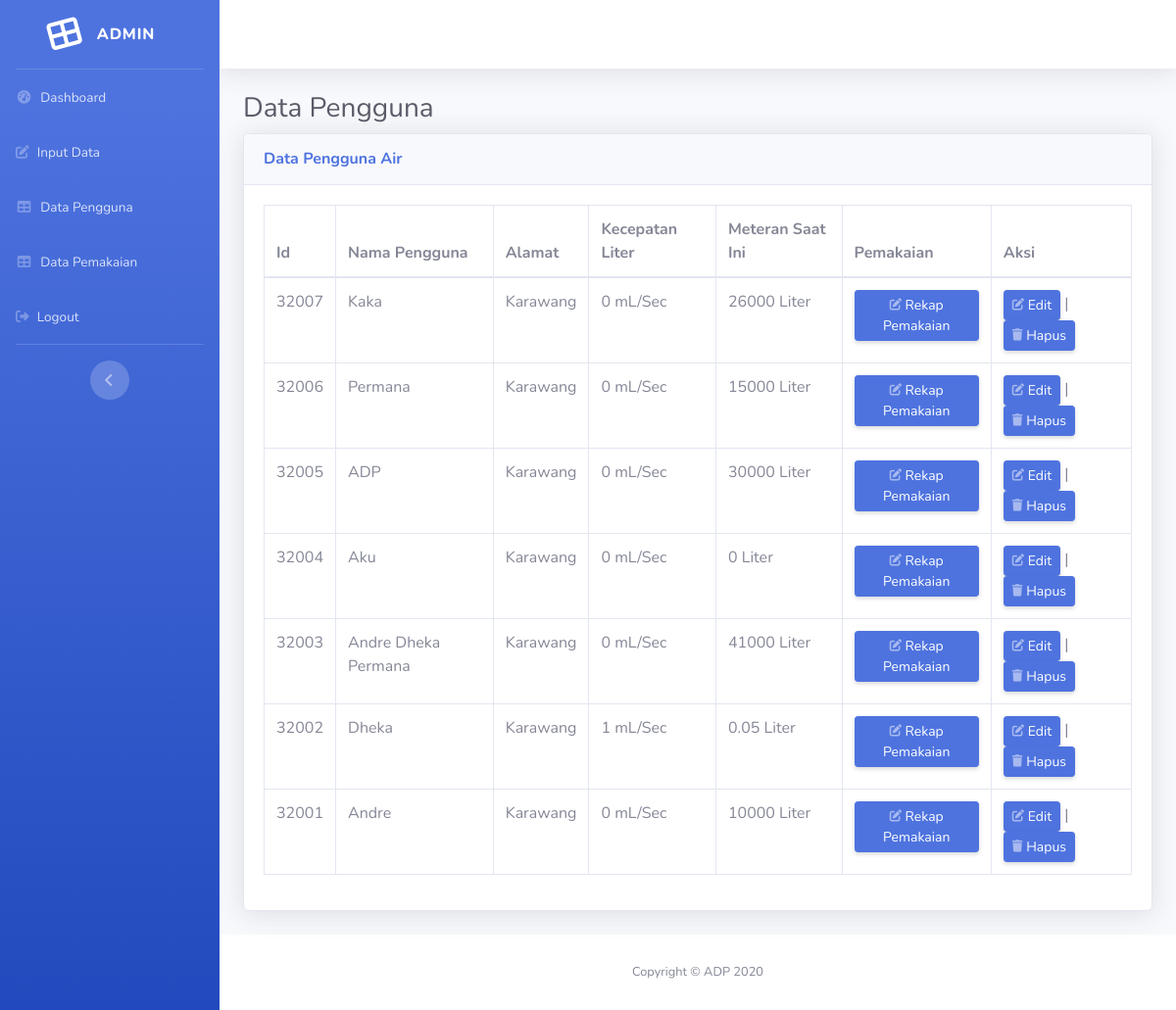
Page /ProjekTA20/tabel_pengguna.php on the committed database.
### tables this page shows
CREATE TABLE `data_alatsensor` (
  `id` int(255) NOT NULL,
  `kec_air` int(255) NOT NULL,
  `total_liter` float NOT NULL
);

CREATE TABLE `data_pengguna` (
  `no` int(255) NOT NULL,
  `id` varchar(255) NOT NULL,
  `nama_pengguna` varchar(255) NOT NULL,
  `alamat` varchar(255) NOT NULL
);

### ProjekTA20/tabel_pengguna.php (the view, shortened to what this page needs)
<?php
include ("koneksi.php");
?>
<!DOCTYPE html>
<html lang="en">
<head>
  <link href="vendor/fontawesome-free/css/all.min.css" rel="stylesheet" type="text/css">
  <link href="css/sb-admin-2.min.css" rel="stylesheet">
  <link href="vendor/datatables/dataTables.bootstrap4.min.css" rel="stylesheet">
</head>
<body id="page-top">
  <div id="wrapper">
    <ul class="navbar-nav bg-gradient-primary sidebar sidebar-dark accordion" id="accordionSidebar">
     <a class="sidebar-brand d-flex align-items-center justify-content-center" href="home.php">
        <div class="sidebar-brand-icon rotate-n-15">
          <i class="fas fa-th-large"></i>
        </div>
        <div class="sidebar-brand-text mx-3">ADMIN<sup></sup></div>
      </a>
      <hr class="sidebar-divider my-0">
      <li class="nav-item">
        <a class="nav-link" href="home.php">
          <i class="fas fa-fw fa-tachometer-alt"></i>
          <span>Dashboard</span></a>
      </li>
       <li class="nav-item">
        <a class="nav-link" href="input_data.php">
          <i class="fas fa-edit"></i>
          <span>Input Data</span></a>
      </li>
      <li class="nav-item">
        <a class="nav-link" href="tabel_pengguna.php">
          <i class="fas fa-fw fa-table"></i>
          <span>Data Pengguna</span></a>
      </li>
      <li class="nav-item">
        <a class="nav-link" href="tabel_pemakaian.php">
          <i class="fas fa-fw fa-table"></i>
          <span>Data Pemakaian</span></a>
      </li>
      <li class="nav-item">
        <a class="nav-link" href="index.php">
          <i class="fas fa-sign-out-alt"></i>
          <span>Logout</span></a>
      </li>
      <hr class="sidebar-divider d-none d-md-block">
      <div class="text-center d-none d-md-inline">
        <button class="rounded-circle border-0" id="sidebarToggle"></button>
      </div>
    </ul>
    <div id="content-wrapper" class="d-flex flex-column">
      <div id="content">
        <nav class="navbar navbar-expand navbar-light bg-white topbar mb-4 static-top shadow">
        </nav>
        <div class="container-fluid">
          <h1 class="h3 mb-2 text-gray-800">Data Pengguna</h1>
          <div class="card shadow mb-4">
            <div class="card-header py-3">
              <h6 class="m-0 font-weight-bold text-primary">Data Pengguna Air</h6>
            </div>
            <div class="card-body">
              <div class="table-responsive">
                <table class="table table-bordered" id="dataTable" width="100%" cellspacing="0">
                  <thead>
       <tr>
           <th>Id</th>
           <th>Nama Pengguna</th>
           <th>Alamat</th>
           <th>Kecepatan Liter</th>
           <th>Meteran Saat Ini</th>
           <th>Pemakaian</th>
           <th>Aksi</th>
       </tr>
       </thead>
       <tbody>
<?php
      $ambildata=mysqli_query($koneksi, "SELECT * FROM data_alatsensor INNER JOIN data_pengguna ON data_alatsensor.id = data_pengguna.id order by data_pengguna.id desc");
      while($row=mysqli_fetch_array($ambildata)){
?>
       <tr>
           <td><?php echo $row['id'];?></td>
           <td><?php echo $row['nama_pengguna'];?></td>
           <td><?php echo $row['alamat'];?></td>
           <td><?php echo $row['kec_air'];?> mL/Sec</td>
           <td><?php echo $row['total_liter'];?> Liter</td>
           <td>
           <a href="new_biaya.php?id=<?php echo $row['id'];?>" class="d-none d-sm-inline-block btn btn-sm btn-primary shadow-sm"><i class="fas fa-edit fa-sm text-white-50"></i> Rekap Pemakaian</a>
            </td>
           <td>
           <a href="edit.php?id=<?php echo $row['id'];?>" class="d-none d-sm-inline-block btn btn-sm btn-primary shadow-sm"><i class="fas fa-edit fa-sm text-white-50"></i> Edit</a> |
           <a href="hapus.php?id=<?php echo $row['id'];?>" class="d-none d-sm-inline-block btn btn-sm btn-primary shadow-sm"><i class="fas fa-trash fa-sm text-white-50"></i> Hapus</a>
            </td>
       </tr>
<?php
}
?>
                  </tbody>
                </table>
              </div>
            </div>
          </div>
        </div>
      </div>
      <footer class="sticky-footer bg-white">
        <div class="container my-auto">
          <div class="copyright text-center my-auto">
            <span>Copyright &copy; ADP 2020</span>
          </div>
        </div>
      </footer>
    </div>
  </div>
</body>
</html>

### rows in the picture
data_alatsensor: data_pengguna.id "32007", data_pengguna.nama_pengguna "Kaka", data_pengguna.alamat "Karawang", kec_air "0", total_liter "26000"
data_alatsensor: data_pengguna.id "32006", data_pengguna.nama_pengguna "Permana", data_pengguna.alamat "Karawang", kec_air "0", total_liter "15000"
data_alatsensor: data_pengguna.id "32005", data_pengguna.nama_pengguna "ADP", data_pengguna.alamat "Karawang", kec_air "0", total_liter "30000"
data_alatsensor: data_pengguna.id "32004", data_pengguna.nama_pengguna "Aku", data_pengguna.alamat "Karawang", kec_air "0", total_liter "0"
data_alatsensor: data_pengguna.id "32003", data_pengguna.nama_pengguna "Andre Dheka Permana", data_pengguna.alamat "Karawang", kec_air "0", total_liter "41000"
data_alatsensor: data_pengguna.id "32002", data_pengguna.nama_pengguna "Dheka", data_pengguna.alamat "Karawang", kec_air "1", total_liter "0.05"
data_alatsensor: data_pengguna.id "32001", data_pengguna.nama_pengguna "Andre", data_pengguna.alamat "Karawang", kec_air "0", total_liter "10000"
